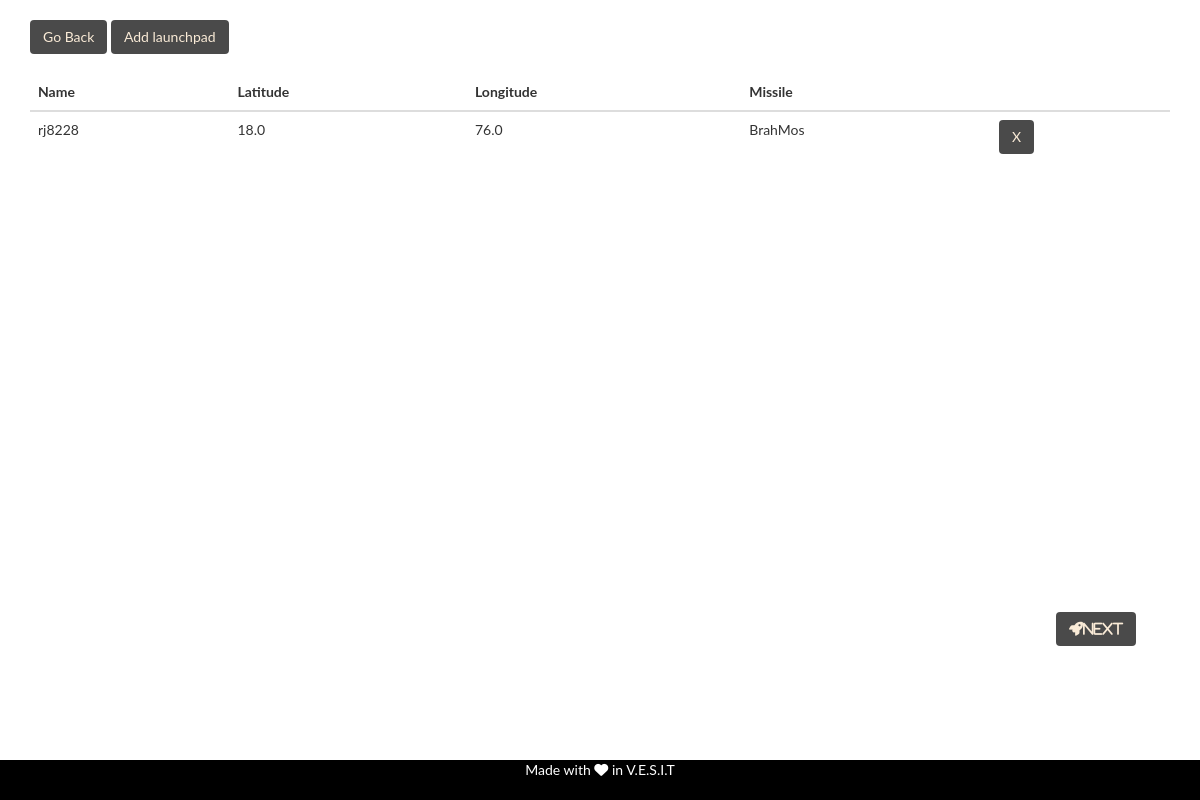
The app's page /app/launchpad, older data.
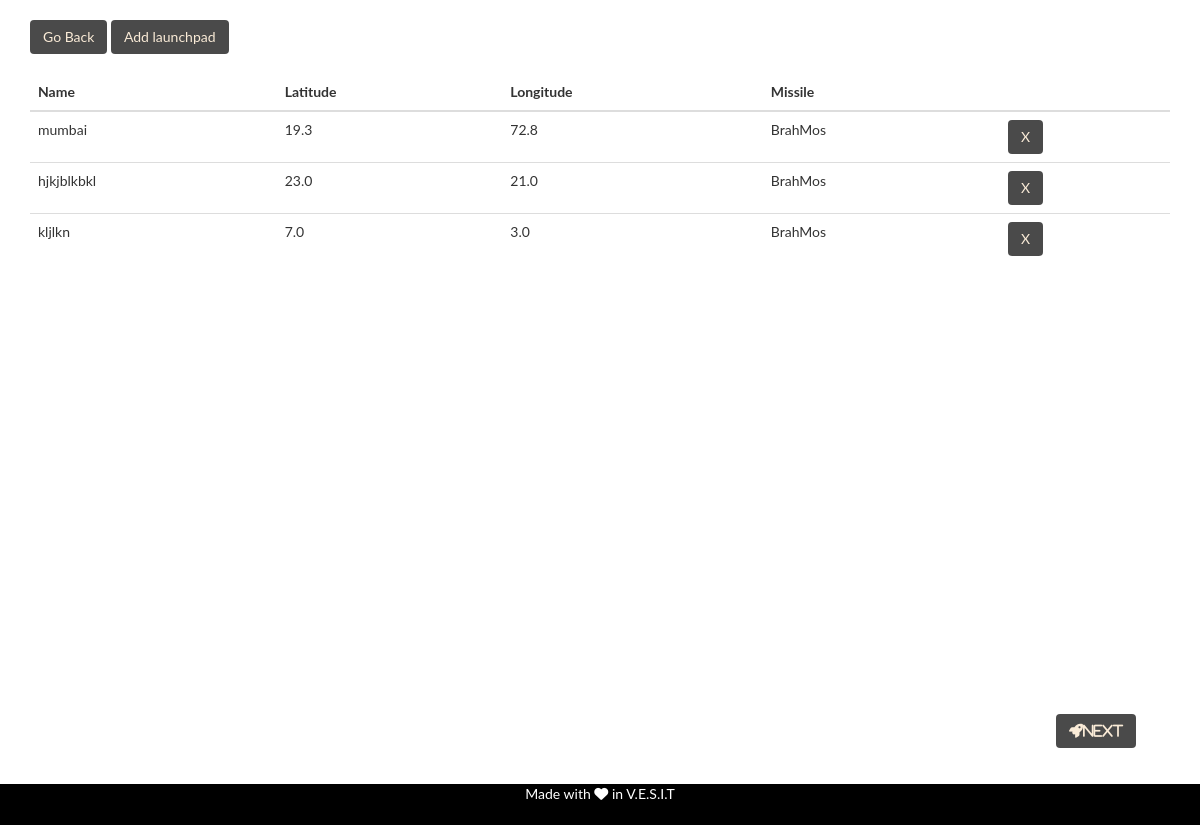
The same page, newer data.
### app/models.py (models this page shows)
class launchpad(models.Model):
    user=models.CharField(max_length=30)
    name=models.CharField(max_length=30)
    latitude=models.FloatField()
    longitude=models.FloatField()
    altitude=models.FloatField(default=0, null=True)
    missile=models.CharField(default= 'No missile', max_length=30)

### app/views.py (the view)
# urls.py: path('/launch',views.launch_attack,name='launch'),
def launch(request):
    if request.method == 'GET':
        id=request.user.username
        data=launchpad.objects.filter(user=id)
        print("\n\n\n",data)
        data=serializers.serialize('json', data)
        dat =   data.replace("'","\"")
        d = json.loads(dat)
        return render(request,'app/launchpad.html',{'launch_pads':d})
    elif request.method == 'POST':
        return JsonResponse({'success': 'true'})

### app/templates/app/launchpad.html (shortened to what this page needs)
{% include 'app/base.html' %}
{% load static %}
<html>
<head>
    <link rel = "stylesheet" href = "http://cdn.leafletjs.com/leaflet-0.7.3/leaflet.css"/>
    <link rel="stylesheet" href="{% static 'css/app.css' %}">
   </head>
{% block content %}
<div class='container'>
 <div id='launchpad-btn'>
  <a href="{% url 'home' %}" class="btn btn-dark">Go Back</a>
  <a href="{% url 'new_lpd' %}" class="btn btn-dark">Add launchpad</a><br><br>
</div>
  <table class="table">
    <thead class="thead-inverse">
      <tr>
        <th>Name</th>
        <th>Latitude</th>
        <th>Longitude</th>
        <th>Missile</th>
        <th></th>
      </tr>
    </thead>
    <tbody>
      {% for pad_info in launch_pads %}
        <tr id={{pad_info.fields.name}}>
          <td class="align-middle">{{ pad_info.fields.name }}</td>
          <td class="align-middle">{{ pad_info.fields.latitude }}</td>
          <td class="align-middle">{{ pad_info.fields.longitude }}</td>
          <td class="align-middle">{{ pad_info.fields.missile }}</td>
          <td><form action="{% url 'del_launchpad' %}" method="POST">
                 <button class = "btn btn-dark grey darken-2" name="DeleteButton" value="{{ pad_info.fields.name }}">X</button>
              </form>
          </td>
        </tr>
      {% endfor %}
    </tbody>
  </table>
  <div id = "map" ></div>
<a href="{% url 'upload' %}"> {% include 'app/next_button.html' %} </a>
</div>
{% endblock %}

Row changes from the older to the newer data that the page shows:
removed launchpad: fields.name "rj8228", fields.latitude "18.0", fields.longitude "76.0", fields.missile "BrahMos"
added launchpad: fields.name "mumbai", fields.latitude "19.3", fields.longitude "72.8", fields.missile "BrahMos"
added launchpad: fields.name "hjkjblkbkl", fields.latitude "23.0", fields.longitude "21.0", fields.missile "BrahMos"
added launchpad: fields.name "kljlkn", fields.latitude "7.0", fields.longitude "3.0", fields.missile "BrahMos"
